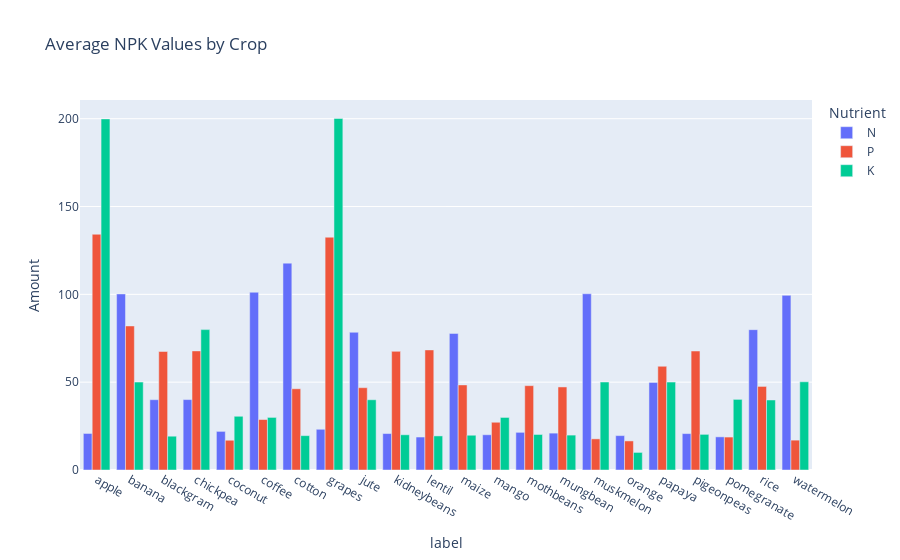

Notebook cell for this chart:
### Code cell
fig = px.bar(npk_avg, x='label', y=['N', 'P', 'K'],
             title='Average NPK Values by Crop',
             labels={'value': 'Amount', 'variable': 'Nutrient'},
             barmode='group')
fig.show()

### Figure 1 — Plotly figure (JSON) as saved in the notebook; plotly's stock layout.template omitted (floating-point values rounded to 4 significant figures)
{"data": [{"alignmentgroup": "True", "hovertemplate": "Nutrient=N<br>label=%{x}<br>Amount=%{y}<extra></extra>", "legendgroup": "N", "marker": {"color": "#636efa", "pattern": {"shape": ""}}, "name": "N", "offsetgroup": "N", "orientation": "v", "showlegend": true, "textposition": "auto", "type": "bar", "x": ["apple", "banana", "blackgram", "chickpea", "coconut", "coffee", "cotton", "grapes", "jute", "kidneybeans", "lentil", "maize", "mango", "mothbeans", "mungbean", "muskmelon", "orange", "papaya", "pigeonpeas", "pomegranate", "rice", "watermelon"], "xaxis": "x", "y": [20.8, 100.2, 40.02, 40.09, 21.98, 101.2, 117.8, 23.18, 78.4, 20.75, 18.77, 77.76, 20.07, 21.44, 20.99, 100.3, 19.58, 49.88, 20.73, 18.87, 79.89, 99.42], "yaxis": "y"}, {"alignmentgroup": "True", "hovertemplate": "Nutrient=P<br>label=%{x}<br>Amount=%{y}<extra></extra>", "legendgroup": "P", "marker": {"color": "#EF553B", "pattern": {"shape": ""}}, "name": "P", "offsetgroup": "P", "orientation": "v", "showlegend": true, "textposition": "auto", "type": "bar", "x": ["apple", "banana", "blackgram", "chickpea", "coconut", "coffee", "cotton", "grapes", "jute", "kidneybeans", "lentil", "maize", "mango", "mothbeans", "mungbean", "muskmelon", "orange", "papaya", "pigeonpeas", "pomegranate", "rice", "watermelon"], "xaxis": "x", "y": [134.2, 82.01, 67.47, 67.79, 16.93, 28.74, 46.24, 132.5, 46.86, 67.54, 68.36, 48.44, 27.18, 48.01, 47.28, 17.72, 16.55, 59.05, 67.73, 18.75, 47.58, 17], "yaxis": "y"}, {"alignmentgroup": "True", "hovertemplate": "Nutrient=K<br>label=%{x}<br>Amount=%{y}<extra></extra>", "legendgroup": "K", "marker": {"color": "#00cc96", "pattern": {"shape": ""}}, "name": "K", "offsetgroup": "K", "orientation": "v", "showlegend": true, "textposition": "auto", "type": "bar", "x": ["apple", "banana", "blackgram", "chickpea", "coconut", "coffee", "cotton", "grapes", "jute", "kidneybeans", "lentil", "maize", "mango", "mothbeans", "mungbean", "muskmelon", "orange", "papaya", "pigeonpeas", "pomegranate", "rice", "watermelon"], "xaxis": "x", "y": [199.9, 50.05, 19.24, 79.92, 30.59, 29.94, 19.56, 200.1, 39.99, 20.05, 19.41, 19.79, 29.92, 20.23, 19.87, 50.08, 10.01, 50.04, 20.29, 40.21, 39.87, 50.22], "yaxis": "y"}], "layout": {"barmode": "group", "legend": {"title": {"text": "Nutrient"}, "tracegroupgap": 0}, "title": {"text": "Average NPK Values by Crop"}, "xaxis": {"anchor": "y", "domain": [0, 1], "title": {"text": "label"}}, "yaxis": {"anchor": "x", "domain": [0, 1], "title": {"text": "Amount"}}}}
